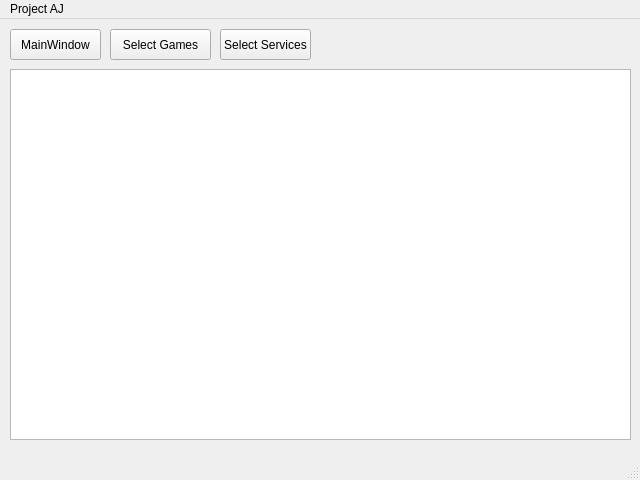
<?xml version="1.0" encoding="UTF-8"?>
<ui version="4.0">
 <class>MainWindow</class>
 <widget class="QMainWindow" name="MainWindow">
  <property name="geometry">
   <rect>
    <x>0</x>
    <y>0</y>
    <width>640</width>
    <height>480</height>
   </rect>
  </property>
  <property name="minimumSize">
   <size>
    <width>640</width>
    <height>480</height>
   </size>
  </property>
  <property name="maximumSize">
   <size>
    <width>1920</width>
    <height>1080</height>
   </size>
  </property>
  <property name="windowTitle">
   <string>AppleJack</string>
  </property>
  <property name="windowIcon">
   <iconset>
    <normaloff>../../../../../../../applejack.jpg</normaloff>../../../../../../../applejack.jpg</iconset>
  </property>
  <widget class="QWidget" name="centralWidget">
   <widget class="QPushButton" name="pushButton_4">
    <property name="geometry">
     <rect>
      <x>220</x>
      <y>10</y>
      <width>91</width>
      <height>31</height>
     </rect>
    </property>
    <property name="text">
     <string>Select Services</string>
    </property>
   </widget>
   <widget class="QPushButton" name="pushButton_2">
    <property name="geometry">
     <rect>
      <x>110</x>
      <y>10</y>
      <width>101</width>
      <height>31</height>
     </rect>
    </property>
    <property name="text">
     <string>Select Games</string>
    </property>
   </widget>
   <widget class="QTableWidget" name="TheOBlock">
    <property name="geometry">
     <rect>
      <x>10</x>
      <y>50</y>
      <width>621</width>
      <height>371</height>
     </rect>
    </property>
   </widget>
   <widget class="QPushButton" name="pushButton_3">
    <property name="geometry">
     <rect>
      <x>10</x>
      <y>10</y>
      <width>91</width>
      <height>31</height>
     </rect>
    </property>
    <property name="text">
     <string>MainWindow</string>
    </property>
   </widget>
  </widget>
  <widget class="QMenuBar" name="menuBar">
   <property name="geometry">
    <rect>
     <x>0</x>
     <y>0</y>
     <width>640</width>
     <height>21</height>
    </rect>
   </property>
   <widget class="QMenu" name="menuProject_AJ">
    <property name="title">
     <string>Project AJ</string>
    </property>
   </widget>
   <addaction name="menuProject_AJ"/>
  </widget>
  <widget class="QStatusBar" name="statusBar"/>
 </widget>
 <layoutdefault spacing="6" margin="11"/>
 <resources/>
 <connections/>
</ui>
